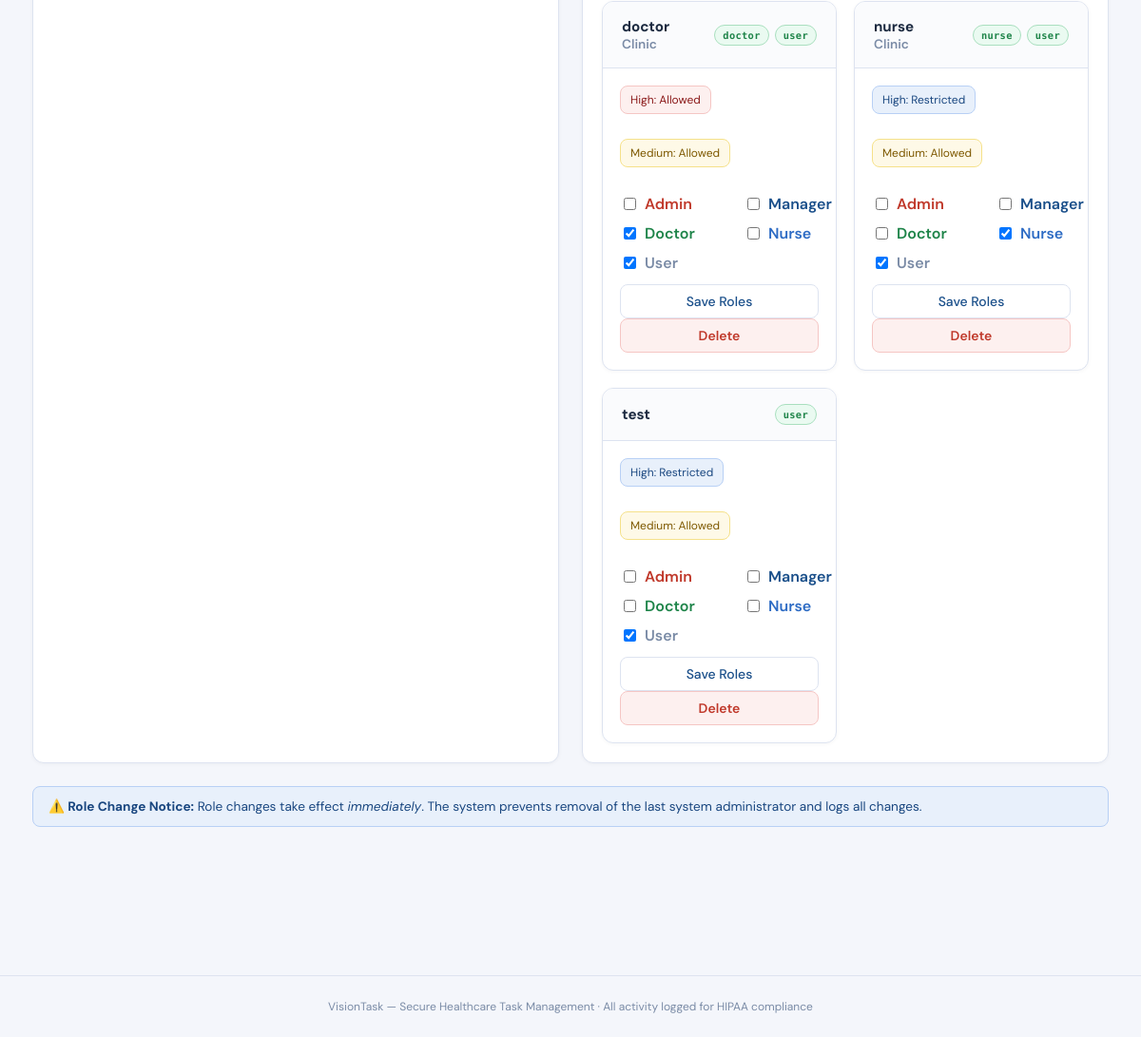
The app's page /users (signed in, lower part), older data.
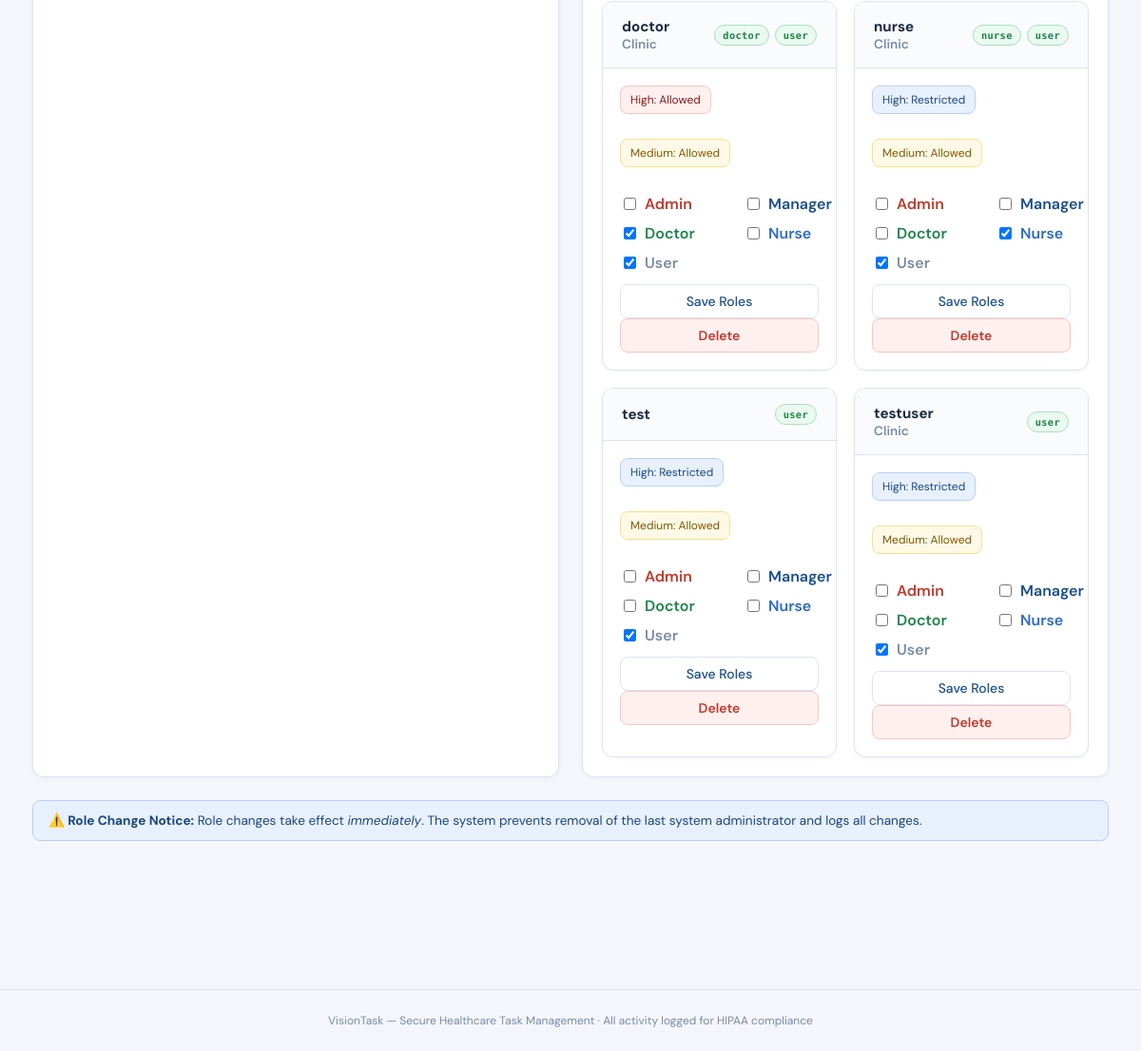
The same page, newer data.
### tables this page shows
CREATE TABLE users (
            username TEXT PRIMARY KEY,
            password_hash TEXT NOT NULL,
            roles TEXT NOT NULL,
            department TEXT,
            can_view_high_sensitivity INTEGER NOT NULL,
            can_view_medium_sensitivity INTEGER NOT NULL
        );

### vision_task/app (2).py (the view)
    @app.route("/users", methods=["GET"])
    def ui_users():
        redir = _require_login()
        if redir: return redir
        user = _get_session_user()
        if "admin" not in user.roles:
            return render_template("error.html", user=user,
                                   message="Only administrators can manage users."), 403
        return render_template("users.html", user=user, users=list_users(),
                               success_msg=request.args.get("success"),
                               error_msg=request.args.get("error"))

### vision_task/auth.py (called while the page is built)
def _ensure_demo_users():
    for u in DEMO_USERS:
        existing = db_get_user(u.username)
        if not existing:
            db_insert_user(u)

def list_users() -> list[User]:
    _ensure_demo_users()
    return db_list_users()

def get_user(username: str) -> User | None:
    _ensure_demo_users()
    return db_get_user(username)

### vision_task/db.py (called while the page is built)
def _get_db_path() -> str:
    return os.environ.get("VISION_TASK_DB") or "vision_task.db"

def _get_connection() -> sqlite3.Connection:
    conn = sqlite3.connect(_get_db_path(), detect_types=sqlite3.PARSE_DECLTYPES)
    conn.row_factory = sqlite3.Row
    return conn

def _row_to_user(row: sqlite3.Row) -> User:
    return User(
        username=row["username"],
        password_hash=row["password_hash"],
        roles=json.loads(row["roles"]),
        department=row["department"],
        can_view_high_sensitivity=bool(row["can_view_high_sensitivity"]),
        can_view_medium_sensitivity=bool(row["can_view_medium_sensitivity"]),
    )

def list_users() -> List[User]:
    conn = _get_connection()
    cur = conn.cursor()
    cur.execute("SELECT * FROM users")
    rows = cur.fetchall()
    conn.close()
    return [_row_to_user(r) for r in rows]

def get_user(username: str) -> Optional[User]:
    conn = _get_connection()
    cur = conn.cursor()
    cur.execute("SELECT * FROM users WHERE username = ?", (username,))
    row = cur.fetchone()
    conn.close()
    return _row_to_user(row) if row else None

### vision_task/templates/users.html (shortened to what this page needs)
{% extends "base.html" %}
{% block content %}
<div class="grid-2" style="gap:24px; margin-top:20px;">
    <div class="vt-card">
    </div>
    <div class="vt-card">
        <div style="padding:20px;">
            <div style="display:grid;grid-template-columns:repeat(auto-fit,minmax(240px,1fr));gap:18px;">
                {% for u in users %}
                <div class="vt-card" style="border:1px solid var(--border);">
                    <div class="vt-card-header" style="display:flex;justify-content:space-between;align-items:center;">
                        <div>
                            <strong>{{ u.username }}</strong>
                            {% if u.department %}
                            <div style="font-size:.85rem;color:var(--muted);">{{ u.department }}</div>
                            {% endif %}
                        </div>
                        <div style="display:flex;flex-wrap:wrap;gap:6px;justify-content:flex-end;">
                            {% for r in u.roles %}
                            <span class="sens-badge badge-{{ 'high' if r == 'admin' else 'medium' if r == 'manager' else 'low' }}" style="font-size:.65rem;padding:4px 8px;">
                                {{ r }}
                            </span>
                            {% endfor %}
                        </div>
                    </div>
                    <div style="padding:18px;">
                        <div style="display:flex;gap:10px;flex-wrap:wrap;margin-bottom:12px;">
                            <span class="vt-alert vt-alert-{{ 'danger' if u.can_view_high_sensitivity else 'info' }}" style="padding:6px 10px; font-size:.75rem;">
                                High: {% if u.can_view_high_sensitivity %}Allowed{% else %}Restricted{% endif %}
                            </span>
                            <span class="vt-alert vt-alert-{{ 'warn' if u.can_view_medium_sensitivity else 'info' }}" style="padding:6px 10px; font-size:.75rem;">
                                Medium: {% if u.can_view_medium_sensitivity %}Allowed{% else %}Restricted{% endif %}
                            </span>
                        </div>
                        {% if u.username != user.username %}
                        <form method="post" action="{{ url_for('ui_update_role', username=u.username) }}">
                            <div style="display:grid;grid-template-columns:repeat(2,minmax(120px,1fr));gap:10px;margin-bottom:12px;">
                                {% for role, label, color in [('admin','Admin','var(--high)'),('manager','Manager','var(--brand)'),('doctor','Doctor','var(--low)'),('nurse','Nurse','var(--brand-mid)'),('user','User','var(--muted)')] %}
                                <label style="display:flex;align-items:center;gap:6px;font-weight:600;color:{{ color }};">
                                    <input type="checkbox" name="roles" value="{{ role }}" {% if role in u.roles %}checked{% endif %} />
                                    {{ label }}
                                </label>
                                {% endfor %}
                            </div>
                            <div style="display:flex;gap:10px;flex-wrap:wrap;">
                                <button type="submit" class="btn-outline" style="flex:1;">Save Roles</button>
                            </div>
                        </form>
                        <form method="post" action="{{ url_for('ui_delete_user', username=u.username) }}" onsubmit="return confirm('Delete user {{ u.username }}? This cannot be undone.');">
                            <button type="submit" class="btn-danger-soft" style="width:100%;">Delete</button>
                        </form>
                        {% else %}
                        <div>
                            <button type="button" class="btn-outline" disabled style="width:100%;">Cannot edit yourself</button>
                        </div>
                        {% endif %}
                    </div>
                </div>
                {% endfor %}
            </div>
        </div>
    </div>
</div>
<div class="vt-alert vt-alert-info" style="margin-top:24px;">
    <strong>⚠️ Role Change Notice:</strong> Role changes take effect <em>immediately</em>. The system prevents removal of the last system administrator and logs all changes.
</div>
{% endblock %}

### vision_task/templates/base.html (shortened to what this page needs)
<!DOCTYPE html>
<html lang="en">
<head>
</head>
<body>
<main class="vt-main">{% block content %}{% endblock %}</main>
<div class="vt-footer">
    VisionTask — Secure Healthcare Task Management · All activity logged for HIPAA compliance
</div>
</body>
</html>

### vision_task/templates/base.html (style rules this page uses)
:root { --brand: #1a4f8a; --brand-light: #e8f0fb; --brand-mid: #2d6bc4; --high: #c0392b; --high-bg: #fdf0ef; --med: #d68910; --med-bg: #fef9e7; --low: #1e8449; --low-bg: #eafaf1; --surface: #f4f6fb; --border: #dde3f0; --text: #1c2a40; --muted: #7a8ba6; }
*, *::before, *::after { box-sizing: border-box; }
body { font-family: 'DM Sans', sans-serif; background: var(--surface); color: var(--text); min-height: 100vh; margin: 0; }
.vt-main { max-width: 1180px; margin: 0 auto; padding: 32px 24px 80px; }
.vt-card { background: #fff; border: 1px solid var(--border); border-radius: 12px; box-shadow: 0 1px 4px rgba(0,0,0,.04); overflow: hidden; }
.vt-card-header { padding: 16px 20px; border-bottom: 1px solid var(--border); font-weight: 600; font-size: .95rem; display: flex; align-items: center; gap: 8px; background: #fafbfd; }
.sens-badge { display: inline-flex; align-items: center; gap: 4px; padding: 3px 10px; border-radius: 20px; font-size: .72rem; font-weight: 700; font-family: 'DM Mono', monospace; letter-spacing: .03em; }
.badge-low { background: var(--low-bg); color: var(--low); border: 1px solid #a9dfbf; }
.btn-outline { background: #fff; color: var(--brand); border: 1px solid var(--border); padding: 8px 18px; border-radius: 8px; font-weight: 500; font-size: .875rem; text-decoration: none; transition: all .15s; font-family: inherit; cursor: pointer; }
.btn-danger-soft { background: var(--high-bg); color: var(--high); border: 1px solid #f5c6c4; padding: 8px 18px; border-radius: 8px; font-weight: 600; font-size: .875rem; cursor: pointer; font-family: inherit; transition: background .15s; }
.vt-alert { padding: 12px 16px; border-radius: 8px; font-size: .85rem; border: 1px solid; margin-bottom: 16px; }
.vt-alert-info { background: var(--brand-light); border-color: #b8d0f5; color: #1a4780; }
.vt-alert-warn { background: var(--med-bg); border-color: #f5e18a; color: #7d5800; }
.vt-alert-danger { background: var(--high-bg); border-color: #f5c6c4; color: #8b1a1a; }
.vt-footer { text-align: center; color: var(--muted); font-size: .75rem; padding: 24px 0; border-top: 1px solid var(--border); margin-top: 60px; }
.grid-2 { display: grid; grid-template-columns: 1fr 1fr; gap: 16px; }

Row changes from the older to the newer data that the page shows:
added users: username "testuser", department "Clinic", roles "user", can_view_high_sensitivity "Restricted", can_view_medium_sensitivity "Allowed", label "Admin" "Manager" "Doctor" "Nurse" "User", roles "☑"
